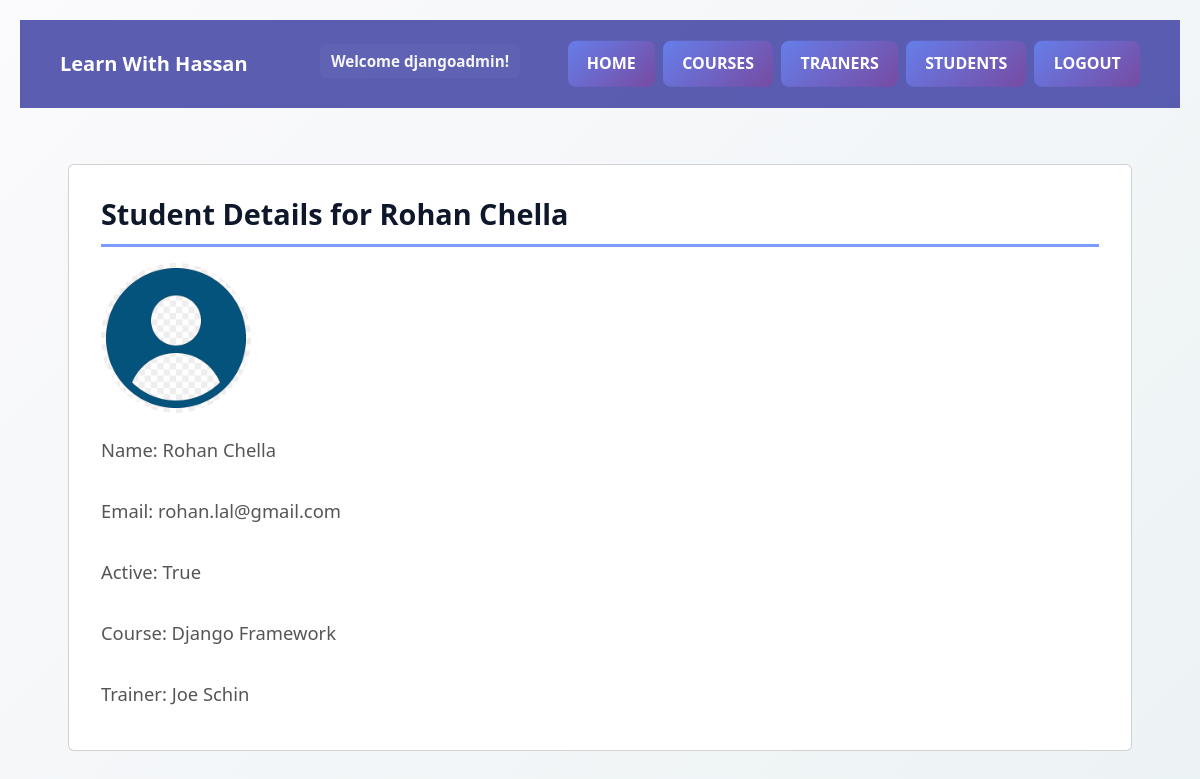
The page /students/1/ (signed in) on the database its author committed.
### academy/models.py (models this page shows, shortened)
class Student(models.Model):
    first_name = models.CharField(max_length=100)
    last_name = models.CharField(max_length=100)
    student_photo = models.ImageField(
        upload_to='student_photos/', default='default.png')
    email = models.EmailField(unique=True)
    is_active = models.BooleanField(default=True)
    enrolled_course = models.ForeignKey(
        Course, on_delete=models.CASCADE, null=True, blank=True)
    enrolled_trainer = models.ForeignKey(
        Trainer, on_delete=models.CASCADE, null=True, blank=True)
    def full_name(self):
        return f"{self.first_name} {self.last_name}"

class Course(models.Model):
    course_name = models.CharField(max_length=200)
    description = models.TextField()
    duration_in_weeks = models.IntegerField()
    course_image = models.ImageField(
        upload_to='course_images/', default='default.png')
    def __str__(self):
        return self.course_name

class Trainer(models.Model):
    first_name = models.CharField(max_length=100)
    last_name = models.CharField(max_length=100)
    email = models.EmailField(unique=True)
    expertise = models.TextField(blank=True)
    trainer_photo = models.ImageField(
        upload_to='trainer_photos/', default='default.png')
    def __str__(self):
        return f"{self.first_name} {self.last_name}"

### academy_main/views.py (the view)
# urls.py: path('students/<int:id>/', views.student_detail, name='student_detail'),
@login_required
@permission_required('academy.view_student', raise_exception=True)
def student_detail(request, id):
    student = get_object_or_404(Student, pk=id)
    context = {
        'student': student,
    }
    return render(request, 'student_detail.html', context)

### templates/student_detail.html (shortened to what this page needs)
{% load static %}
<!DOCTYPE html>
<html lang="en">
<head>
    <link href="https://cdnjs.cloudflare.com/ajax/libs/bootstrap/5.3.0/css/bootstrap.min.css" rel="stylesheet">
    <link rel="stylesheet" href="https://cdnjs.cloudflare.com/ajax/libs/font-awesome/4.7.0/css/font-awesome.min.css">
    <link rel="stylesheet" href="{% static 'css/styles.css' %}">
</head>
<body>
    {% include 'navbar.html' %}
    <div class="container">
        <div class="card" style="margin-top: 20px; ">
            <div class="card-body">
                <h5 class="card-title">Student Details for {{ student.full_name }}</h5>
                {% if student.student_photo %}
                <img src="{{ student.student_photo.url }}" alt="Student Image"
                    style="width:150px; height:150px; border-radius:50%;">
                {% else %}
                <img src="{% static 'default.png' %}" alt="Default Image"
                    style="width:150px; height:150px; border-radius:50%;">
                {% endif %}
                <p class="card-text">Name: {{ student.full_name }}</p>
                <p class="card-text">Email: {{ student.email }}</p>
                <p class="card-text">Active: {{ student.is_active }}</p>
                <p class="card-text">Course: {{ student.enrolled_course }}</p>
                <p class="card-text">Trainer: {{ student.enrolled_trainer }}</p>
            </div>
        </div>
    </div>
</body>
</html>

### templates/navbar.html (shortened to what this page needs)
<nav class="navbar">
    <div class="nav-inner">
        <a class="navbar-brand" href="/home/">Learn With Hassan</a>
        <div class="nav-text">
            <span class="nav-welcome">
                {% if user.is_authenticated %}
                Welcome {{ user.username }}!
                {% else %}
                Welcome, Guest! Please login or register
                {% endif %}
            </span>
        </div>
        <div class="nav-links">
            <ul class="nav-list">
                <li><a class="nav-link" href="/home/">Home</a></li>
                <li><a class="nav-link" href="/courses/">Courses</a></li>
                <li><a class="nav-link" href="/trainers/">Trainers</a></li>
                <li><a class="nav-link" href="/students/">Students</a></li>
                {% if user.is_authenticated %}
                <li><a class="nav-link" href="/logout/">Logout</a></li>
                {% else %}
                <li><a class="nav-link" href="/login/">Login</a></li>
                <li><a class="nav-link" href="/register/">Register</a></li>
                {% endif %}
            </ul>
        </div>
    </div>
</nav>

### academy_main/static/css/styles.css (style rules this page uses)
* { margin: 0; padding: 0; box-sizing: border-box; }
:root { --card-bg: #eef6ff; --card-border: #d7e8ff; --card-shadow: rgba(30, 64, 175, 0.06); --card-accent: #7c9cff; --page-bg: #f3f4f6; --card-text: #0f172a; --table-header-bg: #6f67b3; --table-header-gradient: linear-gradient(90deg, #efe8ff 0%, #e3dcff 50%, #d6cffb 100%); background: var(--page-bg); --table-row-alt: #eef6ff; }
body { font-family: 'Segoe UI', Tahoma, Geneva, Verdana, sans-serif; background: linear-gradient(135deg, #fbfafd 0%, #ecf3f4 100%); background-color: rgba(0, 0, 0, 0); background-position-x: 0%; background-position-y: 0%; background-repeat: repeat; background-attachment: scroll; background-image: linear-gradient(135deg, rgb(251, 250, 253) 0%, rgb(236, 243, 244) 100%); background-size: auto; background-origin: padding-box; background-clip: border-box; color: #534a4a; line-height: 1.6; padding: 20px; margin: 0px; min-height: 100vh; }
.container { max-width: 1200px; width: calc(100% - 48px); margin-left: auto; margin-right: auto; margin-top: 1.25rem; padding-left: 24px; padding-top: 1rem; padding-right: 24px; box-sizing: border-box; }
nav { background: #181a91b2; padding: 1rem 0; display: flex; justify-content: center; align-items: center; }
.navbar { width: 100%; box-sizing: border-box; padding: 0.75rem 1.25rem; transition: transform .18s ease, box-shadow .18s ease; overflow: hidden; }
.nav-inner { display: flex; align-items: center; gap: 1rem; width: 100%; position: relative; min-height: 64px; }
.navbar-brand { color: #ffffff; font-weight: 700; text-decoration: none; font-size: 1.25rem; }
.nav-links { margin-left: auto; display: flex; align-items: center; gap: 1rem; }
.nav-list { list-style: none; display: flex; gap: 0.5rem; margin: 0; padding: 0; }
.nav-list .nav-link { color: #fff; text-decoration: none; padding: 0.5rem 0.9rem; border-radius: 8px; background: linear-gradient(135deg, #667eea 0%, #764ba2 100%); font-weight: 600; text-transform: uppercase; font-size: 0.9rem; }
.nav-text { color: whitesmoke; font-size: 0.95rem; flex: 1 1 auto; text-align: center; }
@media (min-width: 769px) { .nav-inner { padding-left: 0; padding-right: 0; } }
@media (min-width: 769px) { .navbar-brand { position: absolute; left: 0.75rem; top: 50%; transform: translateY(-50%); padding: 0.25rem 0.5rem; } }
@media (min-width: 769px) { .nav-links { position: absolute; right: 0.5rem; top: 50%; transform: translateY(-50%); display: flex; align-items: center; justify-content: flex-end; padding-right: 0.75rem; } }
@media (min-width: 769px) { .nav-list { margin: 0; padding: 0; display: flex; gap: 0.5rem; align-items: center; } }
@media (min-width: 769px) { .nav-list .nav-link { padding: 0.65rem 1.2rem; font-size: 1rem; } }
@media (min-width: 769px) { .nav-text { position: absolute; left: 30%; transform: translateX(-30%); white-space: nowrap; } }
@media (min-width: 769px) { .nav-welcome { margin-right: 0.6rem; margin-left: 0.4rem; padding: 0.35rem 0.7rem; } }
.card-body { padding: 2rem; }
.card-title { color: var(--card-text); font-size: 1.8rem; font-weight: 700; margin-bottom: 1rem; padding-bottom: 0.75rem; border-bottom: 3px solid var(--card-accent); }
.card-text { color: #555; font-size: 1.1rem; line-height: 1.6; margin-bottom: 1rem; }
.card-body p { color: #555; font-size: 1.15rem; margin: 0.75rem 0; padding: 0.5rem 0; line-height: 1.8; }
p { color: #555; font-size: 1.1rem; margin: 1rem 0; text-align: justify; line-height: 1.8; }
.nav-welcome { display: inline-block; padding: 0.3rem 0.7rem; margin: 0 0.6rem; border-radius: 6px; background: rgba(255, 255, 255, 0.03); color: inherit; font-weight: 600; max-width: 60vw; overflow: hidden; text-overflow: ellipsis; white-space: nowrap; }

### rows shown on the page
Student: full_name "Rohan Chella", student_photo (placeholder picture), email "rohan.lal@gmail.com", is_active "True", enrolled_course "Django Framework", enrolled_trainer "Joe Schin"

### other values the page prints
{{ user.username }} "djangoadmin"
